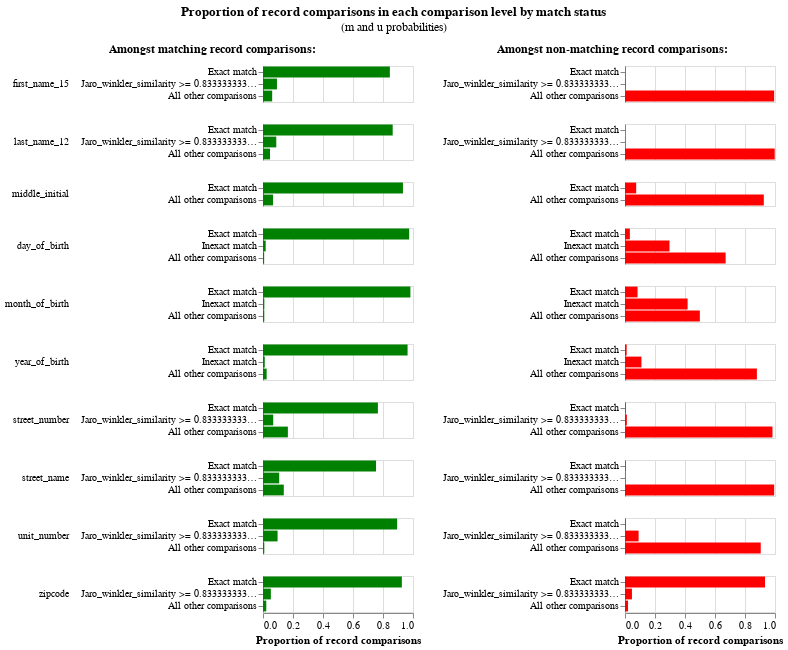

Notebook source saved alongside this figure:
### Code cell
linker.m_u_parameters_chart()

### Figure 1 — Vega-Lite specification as saved in the notebook (floating-point values rounded to 4 significant figures)
{"config": {"view": {"continuousWidth": 300, "continuousHeight": 300, "discreteHeight": 300, "discreteWidth": 400}, "header": {"title": null}, "title": {"anchor": "middle", "offset": 10}}, "hconcat": [{"mark": "bar", "encoding": {"color": {"value": "green"}, "row": {"field": "comparison_name", "header": {"labelAlign": "left", "labelAnchor": "middle", "labelAngle": 0}, "sort": {"field": "comparison_sort_order"}, "type": "nominal"}, "tooltip": [{"field": "m_probability_description", "title": "m probability description", "type": "nominal"}, {"field": "comparison_name", "title": "Comparison column name", "type": "nominal"}, {"field": "label_for_charts", "title": "Label", "type": "ordinal"}, {"field": "sql_condition", "title": "SQL condition", "type": "nominal"}, {"field": "m_probability", "format": ".4p", "title": "m probability", "type": "quantitative"}, {"field": "u_probability", "format": ".4p", "title": "u probability", "type": "quantitative"}, {"field": "bayes_factor", "format": ",.4f", "title": "Bayes factor = m/u", "type": "quantitative"}, {"field": "log2_bayes_factor", "format": ",.4f", "title": "Match weight = log2(m/u)", "type": "quantitative"}], "x": {"axis": {"title": "Proportion of record comparisons"}, "field": "m_probability", "type": "quantitative"}, "y": {"axis": {"title": null}, "field": "label_for_charts", "sort": {"field": "comparison_vector_value", "order": "descending"}, "type": "nominal"}}, "height": {"step": 12}, "resolve": {"scale": {"y": "independent"}}, "title": {"text": "Amongst matching record comparisons:", "fontSize": 12, "fontWeight": "bold"}, "transform": [{"filter": "(datum.bayes_factor != 'no-op filter due to vega lite issue 4680')"}], "width": 150}, {"mark": "bar", "encoding": {"color": {"value": "red"}, "row": {"field": "comparison_name", "header": {"labels": false}, "sort": {"field": "comparison_sort_order"}, "type": "nominal"}, "tooltip": [{"field": "u_probability_description", "title": "u probability description", "type": "nominal"}, {"field": "comparison_name", "title": "Comparison column name", "type": "nominal"}, {"field": "label_for_charts", "title": "Label", "type": "ordinal"}, {"field": "sql_condition", "title": "SQL condition", "type": "nominal"}, {"field": "m_probability", "format": ".4p", "title": "m probability", "type": "quantitative"}, {"field": "u_probability", "format": ".4p", "title": "u probability", "type": "quantitative"}, {"field": "bayes_factor", "format": ",.4f", "title": "Bayes factor = m/u", "type": "quantitative"}, {"field": "log2_bayes_factor", "format": ",.4f", "title": "Match weight = log2(m/u)", "type": "quantitative"}], "x": {"axis": {"title": "Proportion of record comparisons"}, "field": "u_probability", "type": "quantitative"}, "y": {"axis": {"title": null}, "field": "label_for_charts", "sort": {"field": "comparison_vector_value", "order": "descending"}, "type": "nominal"}}, "height": {"step": 12}, "resolve": {"scale": {"y": "independent"}}, "title": {"text": "Amongst non-matching record comparisons:", "fontSize": 12, "fontWeight": "bold"}, "transform": [{"filter": "(datum.bayes_factor != 'no-op filter2 due to vega lite issue 4680')"}], "width": 150}], "data": {"name": "data-825baace4be355229c28a3c29b366993"}, "title": {"text": "Proportion of record comparisons in each comparison level by match status", "subtitle": "(m and u probabilities)"}, "$schema": "https://vega.github.io/schema/vega-lite/v5.9.3.json", "datasets": {"data-825baace4be355229c28a3c29b366993": [{"comparison_name": "first_name_15", "sql_condition": "\"first_name_15_l\" = \"first_name_15_r\"", "label_for_charts": "Exact match", "m_probability": 0.8458, "u_probability": 0.002088, "m_probability_description": "Amongst matching record comparisons, 84.58% of records are in the exact match comparison level", "u_probability_description": "Amongst non-matching record comparisons, 0.21% of records are in the exact match comparison level", "has_tf_adjustments": false, "tf_adjustment_column": null, "tf_adjustment_weight": 1.0, "is_null_level": false, "bayes_factor": 405.1, "log2_bayes_factor": 8.662, "comparison_vector_value": 2, "max_comparison_vector_value": 2, "bayes_factor_description": "If comparison level is `exact match` then comparison is 405.08 times more likely to be a match", "probability_two_random_records_match": 1.487e-05, "comparison_sort_order": 0}, {"comparison_name": "first_name_15", "sql_condition": "jaro_winkler_similarity(\"first_name_15_l\", \"first_name_15_r\") >= 0.8333333333333334", "label_for_charts": "Jaro_winkler_similarity >= 0.8333333333333334", "m_probability": 0.09308, "u_probability": 0.003496, "m_probability_description": "Amongst matching record comparisons, 9.31% of records are in the jaro_winkler_similarity >= 0.8333333333333334 comparison level", "u_probability_description": "Amongst non-matching record comparisons, 0.35% of records are in the jaro_winkler_similarity >= 0.8333333333333334 comparison level", "has_tf_adjustments": false, "tf_adjustment_column": null, "tf_adjustment_weight": 1.0, "is_null_level": false, "bayes_factor": 26.62, "log2_bayes_factor": 4.735, "comparison_vector_value": 1, "max_comparison_vector_value": 2, "bayes_factor_description": "If comparison level is `jaro_winkler_similarity >= 0.8333333333333334` then comparison is 26.62 times more likely to be a match", "probability_two_random_records_match": 1.487e-05, "comparison_sort_order": 0}, {"comparison_name": "first_name_15", "sql_condition": "ELSE", "label_for_charts": "All other comparisons", "m_probability": 0.06116, "u_probability": 0.9944, "m_probability_description": "Amongst matching record comparisons, 6.12% of records are in the all other comparisons comparison level", "u_probability_description": "Amongst non-matching record comparisons, 99.44% of records are in the all other comparisons comparison level", "has_tf_adjustments": false, "tf_adjustment_column": null, "tf_adjustment_weight": 1.0, "is_null_level": false, "bayes_factor": 0.06151, "log2_bayes_factor": -4.023, "comparison_vector_value": 0, "max_comparison_vector_value": 2, "bayes_factor_description": "If comparison level is `all other comparisons` then comparison is  16.26 times less likely to be a match", "probability_two_random_records_match": 1.487e-05, "comparison_sort_order": 0}, {"comparison_name": "last_name_12", "sql_condition": "\"last_name_12_l\" = \"last_name_12_r\"", "label_for_charts": "Exact match", "m_probability": 0.8646, "u_probability": 0.0006531, "m_probability_description": "Amongst matching record comparisons, 86.46% of records are in the exact match comparison level", "u_probability_description": "Amongst non-matching record comparisons, 0.07% of records are in the exact match comparison level", "has_tf_adjustments": false, "tf_adjustment_column": null, "tf_adjustment_weight": 1.0, "is_null_level": false, "bayes_factor": 1324.0, "log2_bayes_factor": 10.37, "comparison_vector_value": 2, "max_comparison_vector_value": 2, "bayes_factor_description": "If comparison level is `exact match` then comparison is 1,323.80 times more likely to be a match", "probability_two_random_records_match": 1.487e-05, "comparison_sort_order": 1}, {"comparison_name": "last_name_12", "sql_condition": "jaro_winkler_similarity(\"last_name_12_l\", \"last_name_12_r\") >= 0.8333333333333334", "label_for_charts": "Jaro_winkler_similarity >= 0.8333333333333334", "m_probability": 0.08857, "u_probability": 0.001259, "m_probability_description": "Amongst matching record comparisons, 8.86% of records are in the jaro_winkler_similarity >= 0.8333333333333334 comparison level", "u_probability_description": "Amongst non-matching record comparisons, 0.13% of records are in the jaro_winkler_similarity >= 0.8333333333333334 comparison level", "has_tf_adjustments": false, "tf_adjustment_column": null, "tf_adjustment_weight": 1.0, "is_null_level": false, "bayes_factor": 70.35, "log2_bayes_factor": 6.136, "comparison_vector_value": 1, "max_comparison_vector_value": 2, "bayes_factor_description": "If comparison level is `jaro_winkler_similarity >= 0.8333333333333334` then comparison is 70.35 times more likely to be a match", "probability_two_random_records_match": 1.487e-05, "comparison_sort_order": 1}, {"comparison_name": "last_name_12", "sql_condition": "ELSE", "label_for_charts": "All other comparisons", "m_probability": 0.04679, "u_probability": 0.9981, "m_probability_description": "Amongst matching record comparisons, 4.68% of records are in the all other comparisons comparison level", "u_probability_description": "Amongst non-matching record comparisons, 99.81% of records are in the all other comparisons comparison level", "has_tf_adjustments": false, "tf_adjustment_column": null, "tf_adjustment_weight": 1.0, "is_null_level": false, "bayes_factor": 0.04688, "log2_bayes_factor": -4.415, "comparison_vector_value": 0, "max_comparison_vector_value": 2, "bayes_factor_description": "If comparison level is `all other comparisons` then comparison is  21.33 times less likely to be a match", "probability_two_random_records_match": 1.487e-05, "comparison_sort_order": 1}, {"comparison_name": "middle_initial", "sql_condition": "\"middle_initial_l\" = \"middle_initial_r\"", "label_for_charts": "Exact match", "m_probability": 0.9331, "u_probability": 0.07459, "m_probability_description": "Amongst matching record comparisons, 93.31% of records are in the exact match comparison level", "u_probability_description": "Amongst non-matching record comparisons, 7.46% of records are in the exact match comparison level", "has_tf_adjustments": false, "tf_adjustment_column": null, "tf_adjustment_weight": 1.0, "is_null_level": false, "bayes_factor": 12.51, "log2_bayes_factor": 3.645, "comparison_vector_value": 1, "max_comparison_vector_value": 1, "bayes_factor_description": "If comparison level is `exact match` then comparison is 12.51 times more likely to be a match", "probability_two_random_records_match": 1.487e-05, "comparison_sort_order": 2}, {"comparison_name": "middle_initial", "sql_condition": "ELSE", "label_for_charts": "All other comparisons", "m_probability": 0.06694, "u_probability": 0.9254, "m_probability_description": "Amongst matching record comparisons, 6.69% of records are in the all other comparisons comparison level", "u_probability_description": "Amongst non-matching record comparisons, 92.54% of records are in the all other comparisons comparison level", "has_tf_adjustments": false, "tf_adjustment_column": null, "tf_adjustment_weight": 1.0, "is_null_level": false, "bayes_factor": 0.07234, "log2_bayes_factor": -3.789, "comparison_vector_value": 0, "max_comparison_vector_value": 1, "bayes_factor_description": "If comparison level is `all other comparisons` then comparison is  13.82 times less likely to be a match", "probability_two_random_records_match": 1.487e-05, "comparison_sort_order": 2}, {"comparison_name": "day_of_birth", "sql_condition": "\"day_of_birth_l\" = \"day_of_birth_r\"", "label_for_charts": "Exact match", "m_probability": 0.9744, "u_probability": 0.03247, "m_probability_description": "Amongst matching record comparisons, 97.44% of records are in the exact match comparison level", "u_probability_description": "Amongst non-matching record comparisons, 3.25% of records are in the exact match comparison level", "has_tf_adjustments": false, "tf_adjustment_column": null, "tf_adjustment_weight": 1.0, "is_null_level": false, "bayes_factor": 30.0, "log2_bayes_factor": 4.907, "comparison_vector_value": 2, "max_comparison_vector_value": 2, "bayes_factor_description": "If comparison level is `exact match` then comparison is 30.00 times more likely to be a match", "probability_two_random_records_match": 1.487e-05, "comparison_sort_order": 3}, {"comparison_name": "day_of_birth", "sql_condition": "abs(day_of_birth_l - day_of_birth_r) <= 5", "label_for_charts": "Inexact match", "m_probability": 0.01798, "u_probability": 0.2966, "m_probability_description": "Amongst matching record comparisons, 1.80% of records are in the inexact match comparison level", "u_probability_description": "Amongst non-matching record comparisons, 29.66% of records are in the inexact match comparison level", "has_tf_adjustments": false, "tf_adjustment_column": null, "tf_adjustment_weight": 1.0, "is_null_level": false, "bayes_factor": 0.06061, "log2_bayes_factor": -4.044, "comparison_vector_value": 1, "max_comparison_vector_value": 2, "bayes_factor_description": "If comparison level is `inexact match` then comparison is  16.50 times less likely to be a match", "probability_two_random_records_match": 1.487e-05, "comparison_sort_order": 3}, {"comparison_name": "day_of_birth", "sql_condition": "ELSE", "label_for_charts": "All other comparisons", "m_probability": 0.007643, "u_probability": 0.6709, "m_probability_description": "Amongst matching record comparisons, 0.76% of records are in the all other comparisons comparison level", "u_probability_description": "Amongst non-matching record comparisons, 67.09% of records are in the all other comparisons comparison level", "has_tf_adjustments": false, "tf_adjustment_column": null, "tf_adjustment_weight": 1.0, "is_null_level": false, "bayes_factor": 0.01139, "log2_bayes_factor": -6.456, "comparison_vector_value": 0, "max_comparison_vector_value": 2, "bayes_factor_description": "If comparison level is `all other comparisons` then comparison is  87.78 times less likely to be a match", "probability_two_random_records_match": 1.487e-05, "comparison_sort_order": 3}, {"comparison_name": "month_of_birth", "sql_condition": "\"month_of_birth_l\" = \"month_of_birth_r\"", "label_for_charts": "Exact match", "m_probability": 0.9826, "u_probability": 0.08359, "m_probability_description": "Amongst matching record comparisons, 98.26% of records are in the exact match comparison level", "u_probability_description": "Amongst non-matching record comparisons, 8.36% of records are in the exact match comparison level", "has_tf_adjustments": false, "tf_adjustment_column": null, "tf_adjustment_weight": 1.0, "is_null_level": false, "bayes_factor": 11.75, "log2_bayes_factor": 3.555, "comparison_vector_value": 2, "max_comparison_vector_value": 2, "bayes_factor_description": "If comparison level is `exact match` then comparison is 11.75 times more likely to be a match", "probability_two_random_records_match": 1.487e-05, "comparison_sort_order": 4}, {"comparison_name": "month_of_birth", "sql_condition": "abs(month_of_birth_l - month_of_birth_r) <= 3", "label_for_charts": "Inexact match", "m_probability": 0.008871, "u_probability": 0.4174, "m_probability_description": "Amongst matching record comparisons, 0.89% of records are in the inexact match comparison level", "u_probability_description": "Amongst non-matching record comparisons, 41.74% of records are in the inexact match comparison level", "has_tf_adjustments": false, "tf_adjustment_column": null, "tf_adjustment_weight": 1.0, "is_null_level": false, "bayes_factor": 0.02125, "log2_bayes_factor": -5.556, "comparison_vector_value": 1, "max_comparison_vector_value": 2, "bayes_factor_description": "If comparison level is `inexact match` then comparison is  47.06 times less likely to be a match", "probability_two_random_records_match": 1.487e-05, "comparison_sort_order": 4}, {"comparison_name": "month_of_birth", "sql_condition": "ELSE", "label_for_charts": "All other comparisons", "m_probability": 0.008541, "u_probability": 0.499, "m_probability_description": "Amongst matching record comparisons, 0.85% of records are in the all other comparisons comparison level", "u_probability_description": "Amongst non-matching record comparisons, 49.90% of records are in the all other comparisons comparison level", "has_tf_adjustments": false, "tf_adjustment_column": null, "tf_adjustment_weight": 1.0, "is_null_level": false, "bayes_factor": 0.01712, "log2_bayes_factor": -5.868, "comparison_vector_value": 0, "max_comparison_vector_value": 2, "bayes_factor_description": "If comparison level is `all other comparisons` then comparison is  58.42 times less likely to be a match", "probability_two_random_records_match": 1.487e-05, "comparison_sort_order": 4}, {"comparison_name": "year_of_birth", "sql_condition": "\"year_of_birth_l\" = \"year_of_birth_r\"", "label_for_charts": "Exact match", "m_probability": 0.9639, "u_probability": 0.01111, "m_probability_description": "Amongst matching record comparisons, 96.39% of records are in the exact match comparison level", "u_probability_description": "Amongst non-matching record comparisons, 1.11% of records are in the exact match comparison level", "has_tf_adjustments": false, "tf_adjustment_column": null, "tf_adjustment_weight": 1.0, "is_null_level": false, "bayes_factor": 86.76, "log2_bayes_factor": 6.439, "comparison_vector_value": 2, "max_comparison_vector_value": 2, "bayes_factor_description": "If comparison level is `exact match` then comparison is 86.76 times more likely to be a match", "probability_two_random_records_match": 1.487e-05, "comparison_sort_order": 5}, {"comparison_name": "year_of_birth", "sql_condition": "abs(year_of_birth_l - year_of_birth_r) <= 5", "label_for_charts": "Inexact match", "m_probability": 0.01181, "u_probability": 0.1096, "m_probability_description": "Amongst matching record comparisons, 1.18% of records are in the inexact match comparison level", "u_probability_description": "Amongst non-matching record comparisons, 10.96% of records are in the inexact match comparison level", "has_tf_adjustments": false, "tf_adjustment_column": null, "tf_adjustment_weight": 1.0, "is_null_level": false, "bayes_factor": 0.1078, "log2_bayes_factor": -3.214, "comparison_vector_value": 1, "max_comparison_vector_value": 2, "bayes_factor_description": "If comparison level is `inexact match` then comparison is  9.28 times less likely to be a match", "probability_two_random_records_match": 1.487e-05, "comparison_sort_order": 5}, {"comparison_name": "year_of_birth", "sql_condition": "ELSE", "label_for_charts": "All other comparisons", "m_probability": 0.02433, "u_probability": 0.8793, "m_probability_description": "Amongst matching record comparisons, 2.43% of records are in the all other comparisons comparison level", "u_probability_description": "Amongst non-matching record comparisons, 87.93% of records are in the all other comparisons comparison level", "has_tf_adjustments": false, "tf_adjustment_column": null, "tf_adjustment_weight": 1.0, "is_null_level": false, "bayes_factor": 0.02767, "log2_bayes_factor": -5.176, "comparison_vector_value": 0, "max_comparison_vector_value": 2, "bayes_factor_description": "If comparison level is `all other comparisons` then comparison is  36.15 times less likely to be a match", "probability_two_random_records_match": 1.487e-05, "comparison_sort_order": 5}, {"comparison_name": "street_number", "sql_condition": "\"street_number_l\" = \"street_number_r\"", "label_for_charts": "Exact match", "m_probability": 0.766, "u_probability": 0.004592, "m_probability_description": "Amongst matching record comparisons, 76.60% of records are in the exact match comparison level", "u_probability_description": "Amongst non-matching record comparisons, 0.46% of records are in the exact match comparison level", "has_tf_adjustments": false, "tf_adjustment_column": null, "tf_adjustment_weight": 1.0, "is_null_level": false, "bayes_factor": 166.8, "log2_bayes_factor": 7.382, "comparison_vector_value": 2, "max_comparison_vector_value": 2, "bayes_factor_description": "If comparison level is `exact match` then comparison is 166.83 times more likely to be a match", "probability_two_random_records_match": 1.487e-05, "comparison_sort_order": 6}, {"comparison_name": "street_number", "sql_condition": "jaro_winkler_similarity(\"street_number_l\", \"street_number_r\") >= 0.8333333333333334", "label_for_charts": "Jaro_winkler_similarity >= 0.8333333333333334", "m_probability": 0.06808, "u_probability": 0.01221, "m_probability_description": "Amongst matching record comparisons, 6.81% of records are in the jaro_winkler_similarity >= 0.8333333333333334 comparison level", "u_probability_description": "Amongst non-matching record comparisons, 1.22% of records are in the jaro_winkler_similarity >= 0.8333333333333334 comparison level", "has_tf_adjustments": false, "tf_adjustment_column": null, "tf_adjustment_weight": 1.0, "is_null_level": false, "bayes_factor": 5.574, "log2_bayes_factor": 2.479, "comparison_vector_value": 1, "max_comparison_vector_value": 2, "bayes_factor_description": "If comparison level is `jaro_winkler_similarity >= 0.8333333333333334` then comparison is 5.57 times more likely to be a match", "probability_two_random_records_match": 1.487e-05, "comparison_sort_order": 6}, {"comparison_name": "street_number", "sql_condition": "ELSE", "label_for_charts": "All other comparisons", "m_probability": 0.1659, "u_probability": 0.9832, "m_probability_description": "Amongst matching record comparisons, 16.59% of records are in the all other comparisons comparison level", "u_probability_description": "Amongst non-matching record comparisons, 98.32% of records are in the all other comparisons comparison level", "has_tf_adjustments": false, "tf_adjustment_column": null, "tf_adjustment_weight": 1.0, "is_null_level": false, "bayes_factor": 0.1687, "log2_bayes_factor": -2.567, "comparison_vector_value": 0, "max_comparison_vector_value": 2, "bayes_factor_description": "If comparison level is `all other comparisons` then comparison is  5.93 times less likely to be a match", "probability_two_random_records_match": 1.487e-05, "comparison_sort_order": 6}, {"comparison_name": "street_name", "sql_condition": "\"street_name_l\" = \"street_name_r\"", "label_for_charts": "Exact match", "m_probability": 0.7536, "u_probability": 0.003833, "m_probability_description": "Amongst matching record comparisons, 75.36% of records are in the exact match comparison level", "u_probability_description": "Amongst non-matching record comparisons, 0.38% of records are in the exact match comparison level", "has_tf_adjustments": false, "tf_adjustment_column": null, "tf_adjustment_weight": 1.0, "is_null_level": false, "bayes_factor": 196.6, "log2_bayes_factor": 7.619, "comparison_vector_value": 2, "max_comparison_vector_value": 2, "bayes_factor_description": "If comparison level is `exact match` then comparison is 196.59 times more likely to be a match", "probability_two_random_records_match": 1.487e-05, "comparison_sort_order": 7}, {"comparison_name": "street_name", "sql_condition": "jaro_winkler_similarity(\"street_name_l\", \"street_name_r\") >= 0.8333333333333334", "label_for_charts": "Jaro_winkler_similarity >= 0.8333333333333334", "m_probability": 0.1078, "u_probability": 0.001766, "m_probability_description": "Amongst matching record comparisons, 10.78% of records are in the jaro_winkler_similarity >= 0.8333333333333334 comparison level", "u_probability_description": "Amongst non-matching record comparisons, 0.18% of records are in the jaro_winkler_similarity >= 0.8333333333333334 comparison level", "has_tf_adjustments": false, "tf_adjustment_column": null, "tf_adjustment_weight": 1.0, "is_null_level": false, "bayes_factor": 61.01, "log2_bayes_factor": 5.931, "comparison_vector_value": 1, "max_comparison_vector_value": 2, "bayes_factor_description": "If comparison level is `jaro_winkler_similarity >= 0.8333333333333334` then comparison is 61.01 times more likely to be a match", "probability_two_random_records_match": 1.487e-05, "comparison_sort_order": 7}, {"comparison_name": "street_name", "sql_condition": "ELSE", "label_for_charts": "All other comparisons", "m_probability": 0.1386, "u_probability": 0.9944, "m_probability_description": "Amongst matching record comparisons, 13.86% of records are in the all other comparisons comparison level", "u_probability_description": "Amongst non-matching record comparisons, 99.44% of records are in the all other comparisons comparison level", "has_tf_adjustments": false, "tf_adjustment_column": null, "tf_adjustment_weight": 1.0, "is_null_level": false, "bayes_factor": 0.1394, "log2_bayes_factor": -2.843, "comparison_vector_value": 0, "max_comparison_vector_value": 2, "bayes_factor_description": "If comparison level is `all other comparisons` then comparison is  7.17 times less likely to be a match", "probability_two_random_records_match": 1.487e-05, "comparison_sort_order": 7}, {"comparison_name": "unit_number", "sql_condition": "\"unit_number_l\" = \"unit_number_r\"", "label_for_charts": "Exact match", "m_probability": 0.8942, "u_probability": 0.004421, "m_probability_description": "Amongst matching record comparisons, 89.42% of records are in the exact match comparison level", "u_probability_description": "Amongst non-matching record comparisons, 0.44% of records are in the exact match comparison level", "has_tf_adjustments": false, "tf_adjustment_column": null, "tf_adjustment_weight": 1.0, "is_null_level": false, "bayes_factor": 202.3, "log2_bayes_factor": 7.66, "comparison_vector_value": 2, "max_comparison_vector_value": 2, "bayes_factor_description": "If comparison level is `exact match` then comparison is 202.26 times more likely to be a match", "probability_two_random_records_match": 1.487e-05, "comparison_sort_order": 8}, {"comparison_name": "unit_number", "sql_condition": "jaro_winkler_similarity(\"unit_number_l\", \"unit_number_r\") >= 0.8333333333333334", "label_for_charts": "Jaro_winkler_similarity >= 0.8333333333333334", "m_probability": 0.09723, "u_probability": 0.09068, "m_probability_description": "Amongst matching record comparisons, 9.72% of records are in the jaro_winkler_similarity >= 0.8333333333333334 comparison level", "u_probability_description": "Amongst non-matching record comparisons, 9.07% of records are in the jaro_winkler_similarity >= 0.8333333333333334 comparison level", "has_tf_adjustments": false, "tf_adjustment_column": null, "tf_adjustment_weight": 1.0, "is_null_level": false, "bayes_factor": 1.072, "log2_bayes_factor": 0.1005, "comparison_vector_value": 1, "max_comparison_vector_value": 2, "bayes_factor_description": "If comparison level is `jaro_winkler_similarity >= 0.8333333333333334` then comparison is 1.07 times more likely to be a match", "probability_two_random_records_match": 1.487e-05, "comparison_sort_order": 8}, {"comparison_name": "unit_number", "sql_condition": "ELSE", "label_for_charts": "All other comparisons", "m_probability": 0.008597, "u_probability": 0.9049, "m_probability_description": "Amongst matching record comparisons, 0.86% of records are in the all other comparisons comparison level", "u_probability_description": "Amongst non-matching record comparisons, 90.49% of records are in the all other comparisons comparison level", "has_tf_adjustments": false, "tf_adjustment_column": null, "tf_adjustment_weight": 1.0, "is_null_level": false, "bayes_factor": 0.009501, "log2_bayes_factor": -6.718, "comparison_vector_value": 0, "max_comparison_vector_value": 2, "bayes_factor_description": "If comparison level is `all other comparisons` then comparison is  105.25 times less likely to be a match", "probability_two_random_records_match": 1.487e-05, "comparison_sort_order": 8}, {"comparison_name": "zipcode", "sql_condition": "\"zipcode_l\" = \"zipcode_r\"", "label_for_charts": "Exact match", "m_probability": 0.9257, "u_probability": 0.9335, "m_probability_description": "Amongst matching record comparisons, 92.57% of records are in the exact match comparison level", "u_probability_description": "Amongst non-matching record comparisons, 93.35% of records are in the exact match comparison level", "has_tf_adjustments": false, "tf_adjustment_column": null, "tf_adjustment_weight": 1.0, "is_null_level": false, "bayes_factor": 0.9917, "log2_bayes_factor": -0.01209, "comparison_vector_value": 2, "max_comparison_vector_value": 2, "bayes_factor_description": "If comparison level is `exact match` then comparison is  1.01 times less likely to be a match", "probability_two_random_records_match": 1.487e-05, "comparison_sort_order": 9}, {"comparison_name": "zipcode", "sql_condition": "jaro_winkler_similarity(\"zipcode_l\", \"zipcode_r\") >= 0.8333333333333334", "label_for_charts": "Jaro_winkler_similarity >= 0.8333333333333334", "m_probability": 0.05241, "u_probability": 0.04626, "m_probability_description": "Amongst matching record comparisons, 5.24% of records are in the jaro_winkler_similarity >= 0.8333333333333334 comparison level", "u_probability_description": "Amongst non-matching record comparisons, 4.63% of records are in the jaro_winkler_similarity >= 0.8333333333333334 comparison level", "has_tf_adjustments": false, "tf_adjustment_column": null, "tf_adjustment_weight": 1.0, "is_null_level": false, "bayes_factor": 1.133, "log2_bayes_factor": 0.18, "comparison_vector_value": 1, "max_comparison_vector_value": 2, "bayes_factor_description": "If comparison level is `jaro_winkler_similarity >= 0.8333333333333334` then comparison is 1.13 times more likely to be a match", "probability_two_random_records_match": 1.487e-05, "comparison_sort_order": 9}, {"comparison_name": "zipcode", "sql_condition": "ELSE", "label_for_charts": "All other comparisons", "m_probability": 0.02188, "u_probability": 0.02023, "m_probability_description": "Amongst matching record comparisons, 2.19% of records are in the all other comparisons comparison level", "u_probability_description": "Amongst non-matching record comparisons, 2.02% of records are in the all other comparisons comparison level", "has_tf_adjustments": false, "tf_adjustment_column": null, "tf_adjustment_weight": 1.0, "is_null_level": false, "bayes_factor": 1.081, "log2_bayes_factor": 0.1127, "comparison_vector_value": 0, "max_comparison_vector_value": 2, "bayes_factor_description": "If comparison level is `all other comparisons` then comparison is 1.08 times more likely to be a match", "probability_two_random_records_match": 1.487e-05, "comparison_sort_order": 9}]}}
